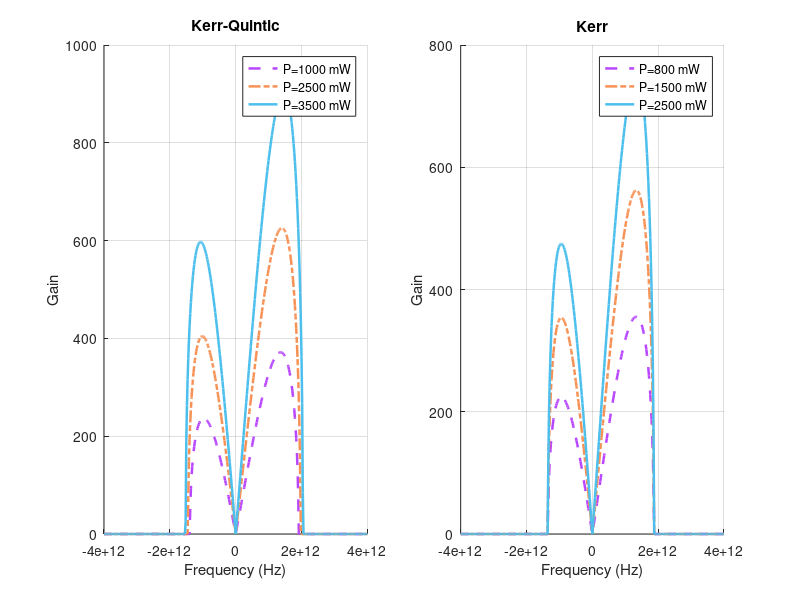

Here is the MATLAB script that generated this plot: (Note: this script raises an error after producing the figure.)
clear; close all;

p = linspace(-400e10, 400e10, 401);

gamma = 2686;
beta2 = 5.799845e-24;
beta3 = 1.2e-36;
beta4 = -2.3e-48;
Q = 2e-11;

power_levels = [2000, 5000, 9000];
power_labels_kq = {'P=1000 mW', 'P=2500 mW', 'P=3500 mW'};
power_labels_k = {'P=800 mW', 'P=1500 mW', 'P=2500 mW'};

colors = [
    0.72, 0.27, 1.0;
    0.9667, 0.5725, 0.3372;
    0.30, 0.75, 0.93;
];

figure('Position', [100, 100, 1000, 400]);

beta_term = beta2.*(p).^2 + beta3.*(p).^3 + beta4.*(p).^4;

subplot(1, 2, 1);
hold on;

for i = 1:length(power_levels)
    r = power_levels(i) * 1e-3;
    
    G_quintic = 2 * sqrt(real(gamma*r*beta_term + 0.25*(beta2.*p.^2).^2 + (r^2)*(p).^2*(Q)^2));
    
    if i == 3
        plot(p, real(G_quintic), 'LineWidth', 1.8, 'Color', colors(i,:));
    elseif i == 2
        plot(p, real(G_quintic), '-.', 'LineWidth', 1.8, 'Color', colors(i,:));
    else
        plot(p, real(G_quintic), '--', 'LineWidth', 1.8, 'Color', colors(i,:));
    end
end

xlabel('Frequency (Hz)');
ylabel('Gain');
title('Kerr-Quintic');
grid on;
legend(power_labels_kq, 'Location', 'best');

subplot(1, 2, 2);
hold on;

for i = 1:length(power_levels)
    r = power_levels(i) * 1e-3;
    
    G_kerr = 2 * sqrt(real(gamma*r*beta_term - 0.25*(beta2*p.^2).^2));
    
    if i == 3
        plot(p, real(G_kerr), 'LineWidth', 1.8, 'Color', colors(i,:));
    elseif i == 2
        plot(p, real(G_kerr), '-.', 'LineWidth', 1.8, 'Color', colors(i,:));
    else
        plot(p, real(G_kerr), '--', 'LineWidth', 1.8, 'Color', colors(i,:));
    end
end

xlabel('Frequency (Hz)');
ylabel('Gain');
title('Kerr');
grid on;
legend(power_labels_k, 'Location', 'best');

sgtitle('Gain Spectrum Analysis with Higher-Order Dispersion Effects');
set(gcf, 'Color', 'white');

param_text = sprintf('\\beta_2 = %.2e, \\beta_3 = %.2e, \\beta_4 = %.2e', beta2, beta3, beta4);
annotation('textbox', [0.02, 0.02, 0.4, 0.05], 'String', param_text, 'EdgeColor', 'none');